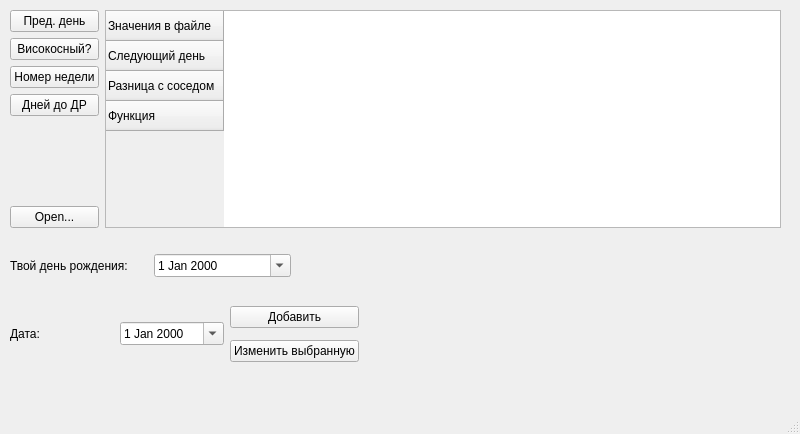
<?xml version="1.0" encoding="UTF-8"?>
<ui version="4.0">
 <class>MainWindow</class>
 <widget class="QMainWindow" name="MainWindow">
  <property name="geometry">
   <rect>
    <x>0</x>
    <y>0</y>
    <width>800</width>
    <height>434</height>
   </rect>
  </property>
  <property name="windowTitle">
   <string>MainWindow</string>
  </property>
  <widget class="QWidget" name="centralwidget">
   <widget class="QDateEdit" name="dateEdit">
    <property name="geometry">
     <rect>
      <x>560</x>
      <y>190</y>
      <width>110</width>
      <height>22</height>
     </rect>
    </property>
    <property name="currentSection">
     <enum>QDateTimeEdit::DaySection</enum>
    </property>
    <property name="calendarPopup">
     <bool>true</bool>
    </property>
   </widget>
   <widget class="QWidget" name="horizontalLayoutWidget_2">
    <property name="geometry">
     <rect>
      <x>10</x>
      <y>10</y>
      <width>771</width>
      <height>218</height>
     </rect>
    </property>
    <layout class="QHBoxLayout" name="horizontalLayout_2">
     <item>
      <layout class="QVBoxLayout" name="verticalLayout">
       <item>
        <widget class="QPushButton" name="pushButton_prevDay">
         <property name="text">
          <string>Пред. день</string>
         </property>
        </widget>
       </item>
       <item>
        <widget class="QPushButton" name="pushButton_isLeap">
         <property name="text">
          <string>Високосный?</string>
         </property>
        </widget>
       </item>
       <item>
        <widget class="QPushButton" name="pushButton_weekNum">
         <property name="text">
          <string>Номер недели</string>
         </property>
        </widget>
       </item>
       <item>
        <widget class="QPushButton" name="pushButton_birthday">
         <property name="text">
          <string>Дней до ДР</string>
         </property>
        </widget>
       </item>
       <item>
        <spacer name="verticalSpacer">
         <property name="orientation">
          <enum>Qt::Vertical</enum>
         </property>
         <property name="sizeHint" stdset="0">
          <size>
           <width>20</width>
           <height>40</height>
          </size>
         </property>
        </spacer>
       </item>
       <item>
        <widget class="QPushButton" name="pushButton">
         <property name="text">
          <string>Open...</string>
         </property>
        </widget>
       </item>
      </layout>
     </item>
     <item>
      <widget class="QTableWidget" name="tableWidget">
       <property name="verticalScrollBarPolicy">
        <enum>Qt::ScrollBarAlwaysOff</enum>
       </property>
       <property name="horizontalScrollBarPolicy">
        <enum>Qt::ScrollBarAlwaysOff</enum>
       </property>
       <property name="sizeAdjustPolicy">
        <enum>QAbstractScrollArea::AdjustToContentsOnFirstShow</enum>
       </property>
       <property name="autoScroll">
        <bool>false</bool>
       </property>
       <property name="editTriggers">
        <set>QAbstractItemView::NoEditTriggers</set>
       </property>
       <property name="tabKeyNavigation">
        <bool>false</bool>
       </property>
       <property name="showDropIndicator" stdset="0">
        <bool>false</bool>
       </property>
       <property name="dragDropOverwriteMode">
        <bool>false</bool>
       </property>
       <property name="selectionMode">
        <enum>QAbstractItemView::SingleSelection</enum>
       </property>
       <property name="selectionBehavior">
        <enum>QAbstractItemView::SelectColumns</enum>
       </property>
       <row>
        <property name="text">
         <string>Значения в файле</string>
        </property>
       </row>
       <row>
        <property name="text">
         <string>Следующий день</string>
        </property>
       </row>
       <row>
        <property name="text">
         <string>Разница с соседом</string>
        </property>
       </row>
       <row>
        <property name="text">
         <string>Функция</string>
        </property>
       </row>
      </widget>
     </item>
    </layout>
   </widget>
   <widget class="QWidget" name="horizontalLayoutWidget_3">
    <property name="geometry">
     <rect>
      <x>10</x>
      <y>300</y>
      <width>349</width>
      <height>68</height>
     </rect>
    </property>
    <layout class="QHBoxLayout" name="horizontalLayout_3">
     <item>
      <widget class="QLabel" name="label_2">
       <property name="text">
        <string>Дата:</string>
       </property>
       <property name="textFormat">
        <enum>Qt::AutoText</enum>
       </property>
       <property name="alignment">
        <set>Qt::AlignLeading|Qt::AlignLeft|Qt::AlignVCenter</set>
       </property>
      </widget>
     </item>
     <item>
      <widget class="QDateEdit" name="dateEdit_addChange">
       <property name="minimumDateTime">
        <datetime>
         <hour>20</hour>
         <minute>20</minute>
         <second>0</second>
         <year>1752</year>
         <month>9</month>
         <day>13</day>
        </datetime>
       </property>
       <property name="calendarPopup">
        <bool>true</bool>
       </property>
      </widget>
     </item>
     <item>
      <layout class="QVBoxLayout" name="verticalLayout_2">
       <item>
        <widget class="QPushButton" name="pushButton_add">
         <property name="text">
          <string>Добавить</string>
         </property>
        </widget>
       </item>
       <item>
        <widget class="QPushButton" name="pushButton_change">
         <property name="text">
          <string>Изменить выбранную</string>
         </property>
        </widget>
       </item>
      </layout>
     </item>
    </layout>
   </widget>
   <widget class="QWidget" name="horizontalLayoutWidget">
    <property name="geometry">
     <rect>
      <x>10</x>
      <y>240</y>
      <width>281</width>
      <height>51</height>
     </rect>
    </property>
    <layout class="QHBoxLayout" name="horizontalLayout">
     <item>
      <widget class="QLabel" name="label">
       <property name="text">
        <string>Твой день рождения:</string>
       </property>
       <property name="textFormat">
        <enum>Qt::AutoText</enum>
       </property>
       <property name="alignment">
        <set>Qt::AlignLeading|Qt::AlignLeft|Qt::AlignVCenter</set>
       </property>
      </widget>
     </item>
     <item>
      <widget class="QDateEdit" name="dateEdit_2">
       <property name="calendarPopup">
        <bool>true</bool>
       </property>
      </widget>
     </item>
    </layout>
   </widget>
  </widget>
  <widget class="QMenuBar" name="menubar">
   <property name="geometry">
    <rect>
     <x>0</x>
     <y>0</y>
     <width>800</width>
     <height>24</height>
    </rect>
   </property>
  </widget>
  <widget class="QStatusBar" name="statusbar"/>
 </widget>
 <resources/>
 <connections/>
</ui>
